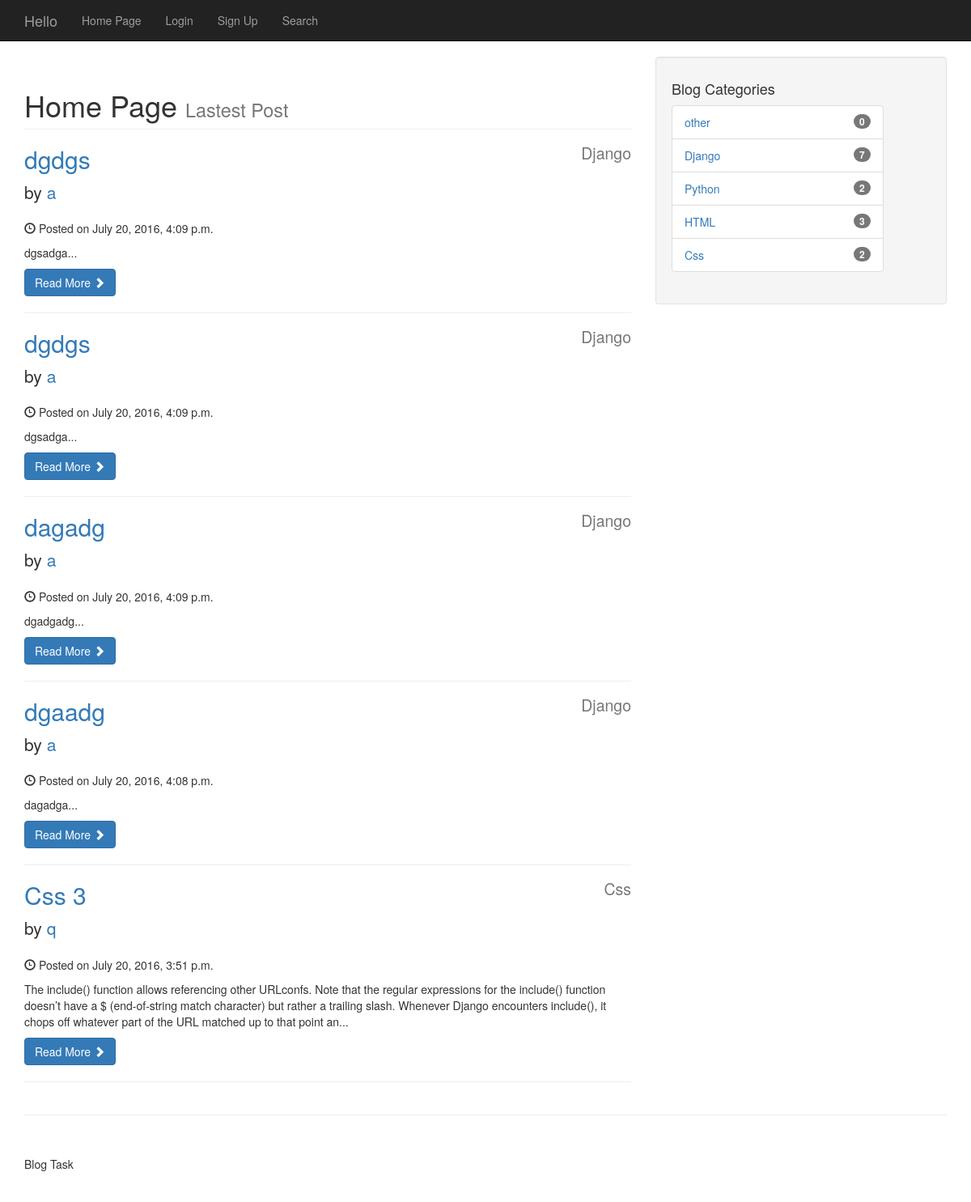
The app's page /, older data.
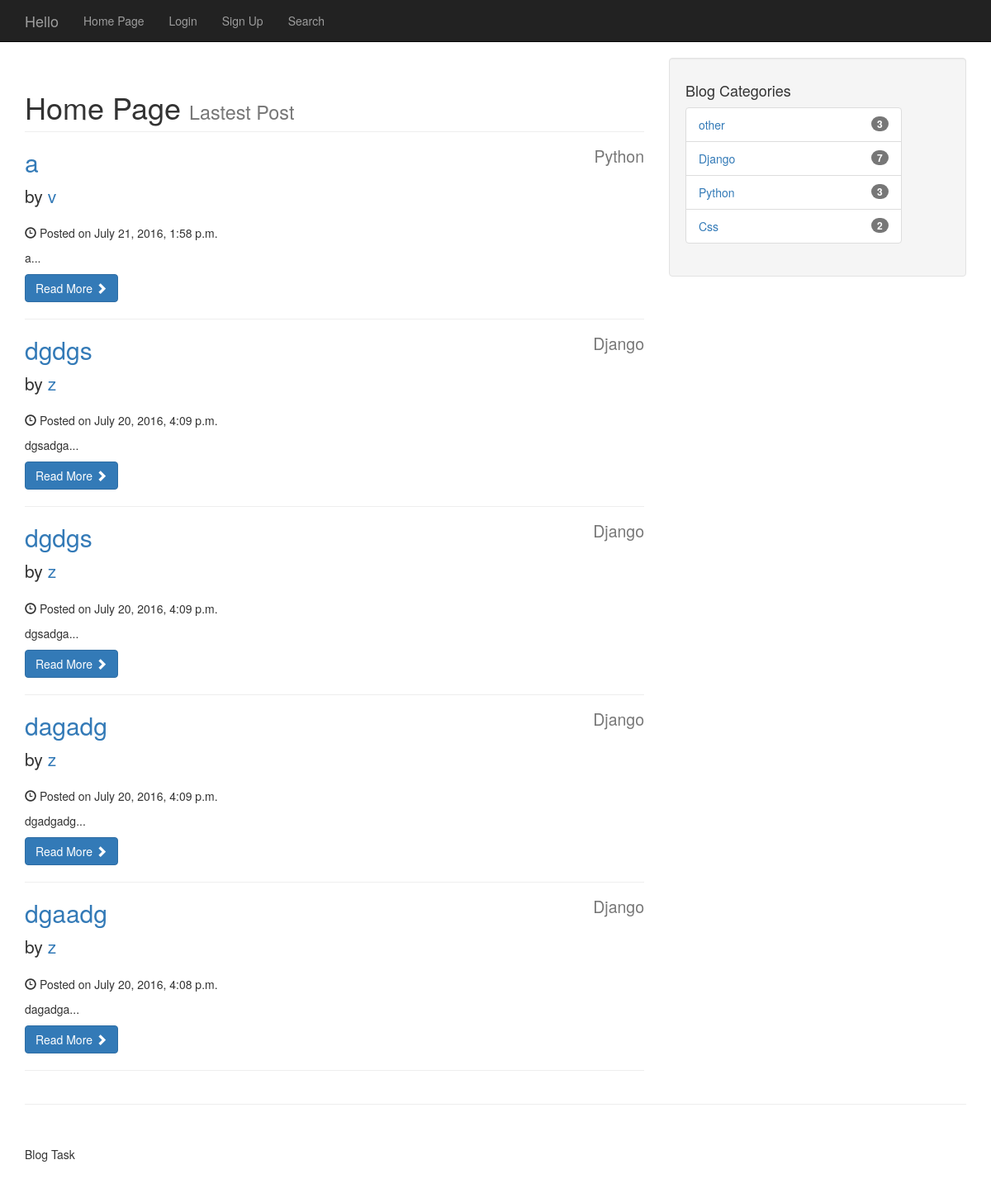
The same page, newer data.
### TaskBlogApp/models.py (models this page shows, shortened)
@python_2_unicode_compatible
class Post(models.Model):
    post_cat = models.ForeignKey(Category)
    post_author = models.ForeignKey(User)
    post_title = models.CharField(max_length=70)
    post_content = models.TextField()
    post_createdAt = models.DateTimeField(auto_now_add=True, null=True, blank=True)
    post_updatedAd = models.DateTimeField(auto_now_add=False, default=datetime.now)
    post_like = models.IntegerField(default=0)
    post_dislike = models.IntegerField(default=0)

@python_2_unicode_compatible
class Category(models.Model):
    cat_title = models.CharField(max_length=70)
    def __str__(self):
        return self.cat_title

### TaskBlogApp/views.py (the view)
# urls.py: url(r'^$', views.IndexView.as_view(), name='index'),
class IndexView(generic.View):
    template_name = 'index.html'
    def get(self, request):
        try:
            categories = Category.objects.all()
            posts = Post.objects.order_by('-post_updatedAd')[:5]
        except Category.DoesNotExist:
            categories = None
            posts = None
        return render(request, 'index.html', {
            'categories': categories,
            'posts': posts})

### templates/index.html (shortened to what this page needs)
<!DOCTYPE html>
<html lang="en">
<head>
    <link rel="stylesheet" href="https://maxcdn.bootstrapcdn.com/bootstrap/3.3.6/css/bootstrap.min.css"/>
</head>
<body>
{% extends 'header.html' %}
{% block content %}
    <div class="container">
        <div class="row">
            <div class="col-md-8">
                <h1 class="page-header">
                    Home Page
                    <small>Lastest Post</small>
                </h1>
                {% for post in posts %}
                    <h2>
                        <a href="{% url 'post' post.post_cat_id post.id %}">{{ post.post_title }}</a>
                        <small style="float:right">{{ post.post_cat }}</small>
                    </h2>
                    <p class="lead">
                        by <a href="{% url 'profile' post.post_author_id %}">{{ post.post_author }}</a>
                    </p>
                    <p><span class="glyphicon glyphicon-time"></span> Posted on {{ post.post_updatedAd }}</p>
                    <p>{{ post.post_content|slice:":300" }}...</p>
                    <a class="btn btn-primary" href="{% url 'post' post.post_cat_id post.id %}">Read More <span
                            class="glyphicon glyphicon-chevron-right"></span></a>
                    <hr>
                {% endfor %}
            </div>
            <div class="col-md-4">
                <div class="well">
                    <h4>Blog Categories</h4>
                    <div class="row">
                        <div class="col-lg-10">
                            <ul class="list-group">
                                {% if categories == None %}
                                    No Post. Be the first to add.
                                {% else %}
                                    {% for category in categories %}
                                        <li class="list-group-item">
                                            <span class="badge">{{ category.post_set.count }}</span>
                                            <a href="{% url 'category' category.id %}">{{ category.cat_title }}</a>
                                        </li>
                                    {% endfor %}
                                {% endif %}
                            </ul>
                        </div>
                    </div>
                </div>
            </div>
        </div>
        <hr>
        <footer>
            <div class="row">
                <div class="col-lg-12">
                    <p>Blog Task</p>
                </div>
            </div>
        </footer>
    </div>
{% endblock %}

Row changes from the older to the newer data that the page shows:
no longer on this page (row unchanged): Post: post_title "Css 3", post_cat "Css", post_author "q", post_updatedAd "July 20, 2016, 3:51 p.m.", post_content "The include() function allows referencing other URLconfs. Note that the regular expressions for the include() function doesn’t have a $ (end-of-string match character) but rather a trailing slash. Whenever Django encounters include(), it chops off whatever part of the URL matched up to that point an"
removed Category: post_set.count "3", cat_title "HTML"
added Post: post_title "a", post_cat "Python", post_author "v", post_updatedAd "July 21, 2016, 1:58 p.m.", post_content "a"
changed through a linked row, Post (number 2 of 5 on the later page): post_author "a" → "z"
changed through a linked row, Post (number 3 of 5 on the later page): post_author "a" → "z"
changed through a linked row, Post "dagadg": post_author "a" → "z"
changed through a linked row, Post "dgaadg": post_author "a" → "z"
computed for Category "other": post_set.count "0" → "3"
computed for Category "Python": post_set.count "2" → "3"
